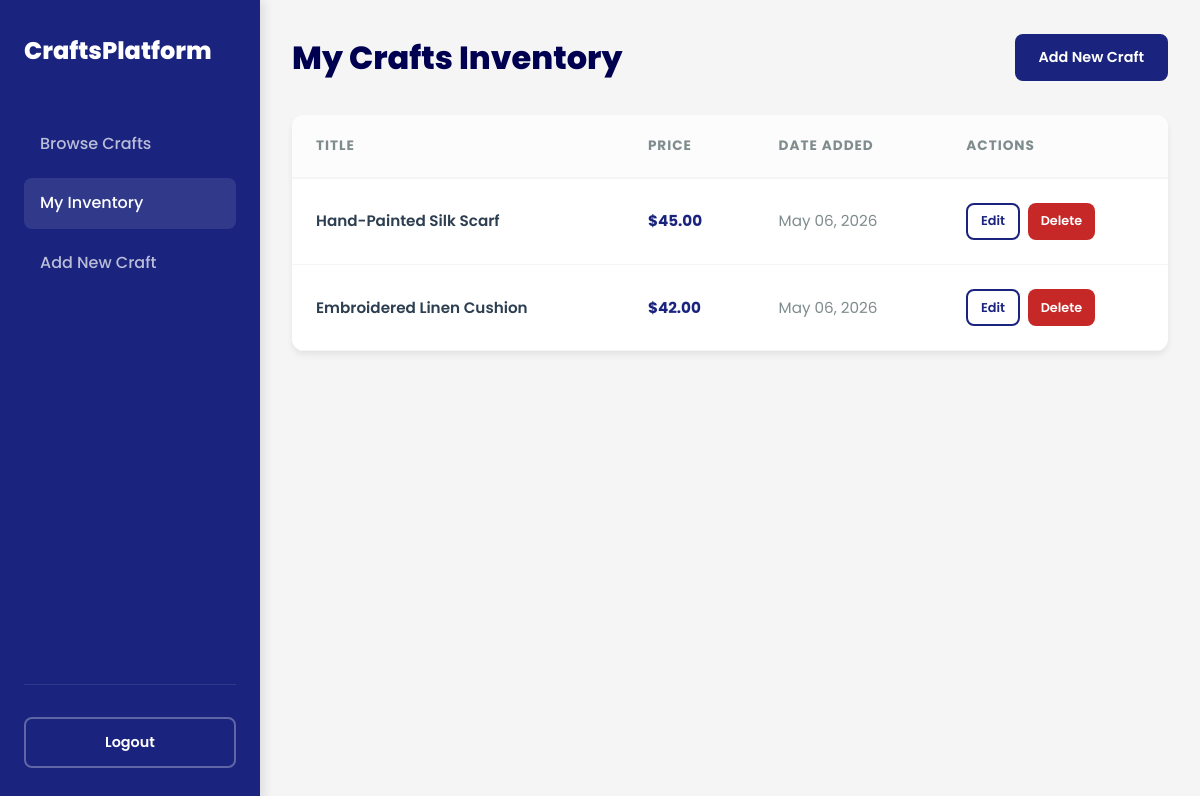
Page /craftsman_dashboard.php (signed in) on the committed database.
### tables this page shows
CREATE TABLE IF NOT EXISTS crafts (
    id INT AUTO_INCREMENT PRIMARY KEY,
    user_id INT NOT NULL,
    title VARCHAR(255) NOT NULL,
    description TEXT NOT NULL,
    price DECIMAL(10, 2) NOT NULL,
    image_url VARCHAR(255),
    created_at TIMESTAMP DEFAULT CURRENT_TIMESTAMP,
    FOREIGN KEY (user_id) REFERENCES users(id) ON DELETE CASCADE
);

### craftsman_dashboard.php (the view, shortened to what this page needs)
<?php
require_once 'includes/db.php';
$user_id = $_SESSION['user_id'];
$stmt = $pdo->prepare("SELECT * FROM crafts WHERE user_id = ? ORDER BY created_at DESC");
$stmt->execute([$user_id]);
$crafts = $stmt->fetchAll();
?>
<!DOCTYPE html>
<html lang="en">
<head>
    <link rel="stylesheet" href="css/style.css">
</head>
<body style="background: var(--bg-color);">
    <div class="main-wrapper">
        <aside class="sidebar">
            <a href="index.php" class="logo">
                <span>CraftsPlatform</span>
            </a>
            <ul class="sidebar-nav">
                <li><a href="index.php"><span>Browse Crafts</span></a></li>
                <li><a href="craftsman_dashboard.php" class="active"><span>My Inventory</span></a></li>
                <li><a href="add_craft.php"><span>Add New Craft</span></a></li>
            </ul>
            <div class="sidebar-footer">
                <a href="logout.php" class="btn btn-outline" style="width: 100%; border-color: rgba(255,255,255,0.3); color: #fff;">Logout</a>
            </div>
        </aside>
        <main class="content-area">
            <div class="container">
        <div style="display: flex; justify-content: space-between; align-items: center; margin-bottom: 2rem;">
            <h2 class="section-title" style="margin-bottom: 0;">My Crafts Inventory</h2>
            <a href="add_craft.php" class="btn">Add New Craft</a>
        </div>
        <div class="table-container">
            <table>
                <thead>
                    <tr>
                        <th>Title</th>
                        <th>Price</th>
                        <th>Date Added</th>
                        <th>Actions</th>
                    </tr>
                </thead>
                <tbody>
                    <?php if (empty($crafts)): ?>
                        <tr>
                            <td colspan="4" style="text-align: center; padding: 3rem; color: var(--text-muted);">You haven't added any crafts yet.</td>
                        </tr>
                    <?php else: ?>
                        <?php foreach ($crafts as $craft): ?>
                            <tr>
                                <td style="font-weight: 600;"><?php echo htmlspecialchars($craft['title']); ?></td>
                                <td style="color: var(--primary-color); font-weight: 700;">$<?php echo htmlspecialchars($craft['price']); ?></td>
                                <td style="color: var(--text-muted);"><?php echo date('M d, Y', strtotime($craft['created_at'])); ?></td>
                                <td>
                                    <div style="display: flex; gap: 0.5rem;">
                                        <a href="edit_craft.php?id=<?php echo $craft['id']; ?>" class="btn btn-outline" style="padding: 0.4rem 0.8rem; font-size: 0.8rem;">Edit</a>
                                        <a href="delete_craft.php?id=<?php echo $craft['id']; ?>" class="btn btn-danger delete-btn" style="padding: 0.4rem 0.8rem; font-size: 0.8rem;">Delete</a>
                                    </div>
                                </td>
                            </tr>
                        <?php endforeach; ?>
                    <?php endif; ?>
                </tbody>
            </table>
        </div>
            </div>
        </main>
    </div>
</body>
</html>

### css/style.css (style rules this page uses)
:root { --primary-color: #1a237e; --primary-light: #534bae; --primary-dark: #000051; --accent-color: #ffd700; --secondary-color: #37474f; --bg-color: #f5f5f5; --card-bg: #ffffff; --text-color: #2c3e50; --text-muted: #7f8c8d; --error-color: #c62828; --success-color: #2e7d32; --border-color: #e0e0e0; --header-height: 70px; --sidebar-width: 260px; --shadow-sm: 0 2px 4px rgba(0,0,0,0.05); --shadow-md: 0 4px 6px rgba(0,0,0,0.07); --shadow-lg: 0 10px 15px rgba(0,0,0,0.1); --radius: 12px; }
* { margin: 0; padding: 0; box-sizing: border-box; }
body { background-color: var(--bg-color); color: var(--text-color); font-family: 'Poppins', sans-serif; line-height: 1.6; -webkit-font-smoothing: antialiased; }
.main-wrapper { display: flex; min-height: 100vh; }
.content-area { flex-grow: 1; padding: 2rem; transition: all 0.3s; }
.container { max-width: 1200px; margin: 0 auto; }
.sidebar { width: var(--sidebar-width); background: var(--primary-color); color: #ffffff; padding: 2rem 1.5rem; display: flex; flex-direction: column; position: sticky; top: 0; height: 100vh; box-shadow: 4px 0 10px rgba(0,0,0,0.1); }
.sidebar .logo { font-size: 1.5rem; font-weight: 800; color: #ffffff; margin-bottom: 3rem; text-decoration: none; display: flex; align-items: center; gap: 0.5rem; }
.sidebar-nav { list-style: none; flex-grow: 1; }
.sidebar-nav li { margin-bottom: 0.5rem; }
.sidebar-nav a { color: rgba(255,255,255,0.7); text-decoration: none; padding: 0.8rem 1rem; border-radius: 8px; display: block; font-weight: 500; transition: all 0.2s; }
.sidebar-nav a:hover, .sidebar-nav a.active { background: rgba(255,255,255,0.1); color: #ffffff; }
.sidebar-footer { padding-top: 2rem; border-top: 1px solid rgba(255,255,255,0.1); }
.btn { display: inline-flex; align-items: center; justify-content: center; background: var(--primary-color); color: #ffffff; padding: 0.75rem 1.5rem; border: none; border-radius: 8px; cursor: pointer; font-weight: 600; text-decoration: none; transition: all 0.3s cubic-bezier(0.4, 0, 0.2, 1); font-size: 0.9rem; font-family: inherit; }
.btn-danger { background: var(--error-color); }
.btn-outline { background: transparent; border: 2px solid var(--primary-color); color: var(--primary-color); }
.section-title { font-size: 2rem; font-weight: 800; margin-bottom: 2rem; color: var(--primary-dark); }
.table-container { background: #ffffff; border-radius: var(--radius); box-shadow: var(--shadow-md); overflow: hidden; margin-top: 2rem; }
table { width: 100%; border-collapse: collapse; }
table th { background: #fcfcfc; padding: 1.25rem 1.5rem; text-align: left; font-weight: 700; font-size: 0.85rem; text-transform: uppercase; letter-spacing: 1px; color: var(--text-muted); border-bottom: 2px solid var(--bg-color); }
table td { padding: 1.5rem; border-bottom: 1px solid var(--bg-color); font-size: 0.95rem; }

### rows in the picture
crafts: title "Hand-Painted Silk Scarf", price "45.00", created_at "May 06, 2026"
crafts: title "Embroidered Linen Cushion", price "42.00", created_at "May 06, 2026"
